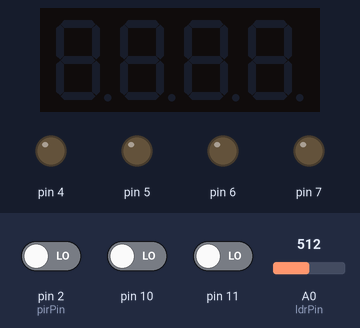
Simulated run of this sketch. Board: Arduino Uno, built with avr-gcc and run on an emulated ATmega328P. Shown: 4-digit seven-segment display, output pins drawn as LEDs (lit = HIGH). Inputs (shaded band) come from the test bench; at power-on: pin 11 LOW, pin 2 (pirPin) LOW, pin 10 LOW, A0 (ldrPin) = 512.

Above: at 1.7 s.
1.8 s: pin 11 driven HIGH
At 3.0 s:
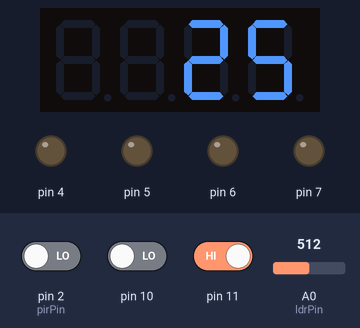
3.3 s: pin 2 (pirPin) driven HIGH
At 3.8 s:
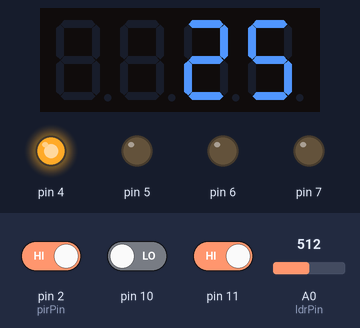
4.8 s: pin 2 (pirPin) driven LOW
At 6.2 s:
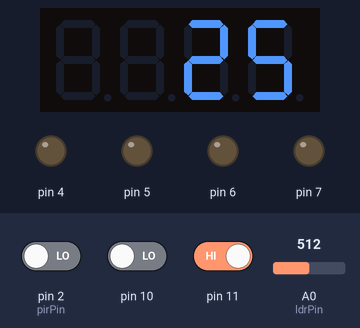
Timing chart, 0 to 7.8 s (numbered marks = the images above; inputs shaded):
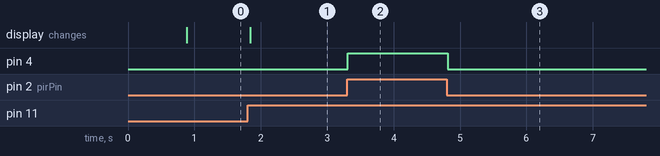

The sketch:

Room_Buddy.ino
```cpp
#include<SoftwareSerial.h>
#include <Servo.h>
#include <TM1637Display.h>
// Define the connections pins:
#define CLK 12
#define DIO 13
// Create display object of type TM1637Display:
TM1637Display display = TM1637Display(CLK, DIO);
Servo myservo_1;
Servo myservo_2;
SoftwareSerial myserial(A4,A5); // RX,TX
float cel;
int b=3;
int x=0;
int flag=0;
int UP=11;
int DOWN=10;
int ledPin = 13;                // LED
int pirPin = 2;                 // PIR Out pin
int ldrPin=A0;
int tempPin=A1;
int windPin=A2;
float ac_temp=25;
float temp(){
  int val = analogRead(tempPin);
   cel = ( val/1024.0)*500;
  //float cel=mv/10;
  //Serial.println(cel);
  return cel;
}

int pir(){
  int pirStat=digitalRead(pirPin);
 if (pirStat == HIGH) {            // if motion detected
   flag=1;
 }
 else {
   flag=0;
 }
 return flag;
}

void ldr(int f){
  if (f==1){
    int y=analogRead(A0);
    y=map(y,0,200,0,400);
    if (y>=0 and y<100){
      digitalWrite(4,HIGH);
      digitalWrite(5,HIGH);
      digitalWrite(6,HIGH);
      digitalWrite(7,HIGH);}
    else if(y>=100 and y<200){
      digitalWrite(4,HIGH);
      digitalWrite(5,HIGH);
      digitalWrite(6,HIGH);
      digitalWrite(7,LOW);}
    else if(y=200 and y<300){
      digitalWrite(4,HIGH);
      digitalWrite(5,HIGH);
      digitalWrite(6,LOW);
      digitalWrite(7,LOW);}
    else{
      digitalWrite(4,HIGH);
      digitalWrite(5,LOW);
      digitalWrite(6,LOW);
      digitalWrite(7,LOW); }
   }
  else{
    digitalWrite(4,LOW);
    digitalWrite(5,LOW);
    digitalWrite(6,LOW);
    digitalWrite(7,LOW);
   }
}

float wind(){
  float windSpeed;
  int sensorValue = analogRead(windPin); //Get a value between 0 and 1023 from the analog pin connected to the anemometer
  float sensorVoltage = sensorValue * 0.004882814; //Convert sensor value to actual voltage
  if (sensorVoltage <= 0.4){
  windSpeed = 0; //Check if voltage is below minimum value. If so, set wind speed to zero.
  }else {
  windSpeed = (sensorVoltage - 0.4)*32/(2.0 - 0.4); //For voltages above minimum value, use the linear relationship to calculate wind speed.
  }
  return windSpeed;
}
void w_close(){
digitalWrite(9,HIGH);
delay(620);
digitalWrite(9,LOW);
delay(220);
x=0;
b=3;
}
void w_open(){
digitalWrite(8,HIGH);
delay(620);
digitalWrite(8,LOW);
delay(220);
x=1;
b=0;
}
void window(float n,float m,float l){

  if(n>15){
    if(abs(m-l)<=5){
      if(x==0)
        w_open();

    }
    else
    {
      if(x==1){
        w_close();}

    }}

}


void setup() {
 display.clear();
 pinMode(7,OUTPUT);
 pinMode(6,OUTPUT);
 pinMode(5,OUTPUT);
 pinMode(4,OUTPUT);
 pinMode(11,INPUT);
 pinMode(10,INPUT);
 pinMode(tempPin,INPUT);
 pinMode(A0,INPUT);
 pinMode(ledPin, OUTPUT);
 pinMode(pirPin, INPUT);
 Serial.begin(9600);
}
void loop(){
  ldr(pir());
  window(16,25,ac_temp);
  if(digitalRead(10)==HIGH)
    b=0;
  if(digitalRead(11)==HIGH)
    b=3;
//if(digitalRead(UP)==HIGH)
  //ac_temp++;
//else if(digitalRead(DOWN)==HIGH)
  //ac_temp--;
if(b==3)
  display.setBrightness(3);
display.showNumberDec(ac_temp);

}
```

Measured:
- after the input at 1.8 s, the display: changes at once (image 1)
- after the input at 3.3 s, pin 4: LOW → HIGH at once
- after the input at 4.8 s, pin 4: HIGH → LOW at once
